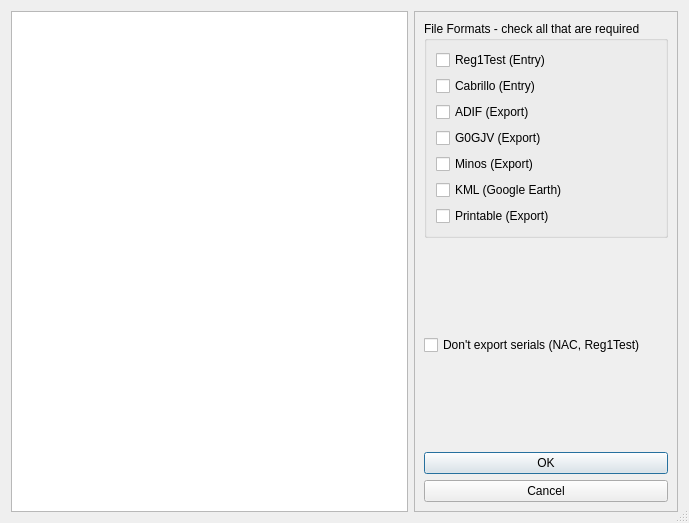
<?xml version="1.0" encoding="UTF-8"?>
<ui version="4.0">
 <class>TEntryOptionsForm</class>
 <widget class="QDialog" name="TEntryOptionsForm">
  <property name="geometry">
   <rect>
    <x>0</x>
    <y>0</y>
    <width>689</width>
    <height>523</height>
   </rect>
  </property>
  <property name="sizePolicy">
   <sizepolicy hsizetype="Preferred" vsizetype="Preferred">
    <horstretch>6</horstretch>
    <verstretch>0</verstretch>
   </sizepolicy>
  </property>
  <property name="windowTitle">
   <string>Entry/Export Options</string>
  </property>
  <property name="sizeGripEnabled">
   <bool>true</bool>
  </property>
  <layout class="QHBoxLayout" name="horizontalLayout">
   <item>
    <widget class="QTableWidget" name="OptionsScrollBox">
     <property name="horizontalScrollBarPolicy">
      <enum>Qt::ScrollBarAsNeeded</enum>
     </property>
     <property name="textElideMode">
      <enum>Qt::ElideNone</enum>
     </property>
     <property name="verticalScrollMode">
      <enum>QAbstractItemView::ScrollPerItem</enum>
     </property>
     <property name="horizontalScrollMode">
      <enum>QAbstractItemView::ScrollPerPixel</enum>
     </property>
     <property name="cornerButtonEnabled">
      <bool>false</bool>
     </property>
     <property name="columnCount">
      <number>1</number>
     </property>
     <attribute name="horizontalHeaderVisible">
      <bool>false</bool>
     </attribute>
     <attribute name="horizontalHeaderStretchLastSection">
      <bool>true</bool>
     </attribute>
     <column/>
    </widget>
   </item>
   <item>
    <widget class="QFrame" name="frame">
     <property name="frameShape">
      <enum>QFrame::StyledPanel</enum>
     </property>
     <property name="frameShadow">
      <enum>QFrame::Raised</enum>
     </property>
     <layout class="QVBoxLayout" name="verticalLayout_2">
      <item>
       <widget class="QGroupBox" name="EntryGroupBox">
        <property name="title">
         <string>File Formats - check all that are required</string>
        </property>
        <layout class="QVBoxLayout" name="verticalLayout">
         <item>
          <widget class="QCheckBox" name="enrb0">
           <property name="text">
            <string>Reg1Test (Entry)</string>
           </property>
          </widget>
         </item>
         <item>
          <widget class="QCheckBox" name="enrb6">
           <property name="text">
            <string>Cabrillo (Entry)</string>
           </property>
          </widget>
         </item>
         <item>
          <widget class="QCheckBox" name="enrb1">
           <property name="text">
            <string>ADIF (Export)</string>
           </property>
          </widget>
         </item>
         <item>
          <widget class="QCheckBox" name="enrb2">
           <property name="text">
            <string>G0GJV (Export)</string>
           </property>
          </widget>
         </item>
         <item>
          <widget class="QCheckBox" name="enrb3">
           <property name="text">
            <string>Minos (Export)</string>
           </property>
          </widget>
         </item>
         <item>
          <widget class="QCheckBox" name="enrb4">
           <property name="text">
            <string>KML (Google Earth)</string>
           </property>
          </widget>
         </item>
         <item>
          <widget class="QCheckBox" name="enrb5">
           <property name="text">
            <string>Printable (Export)</string>
           </property>
          </widget>
         </item>
        </layout>
       </widget>
      </item>
      <item>
       <spacer name="verticalSpacer_2">
        <property name="orientation">
         <enum>Qt::Vertical</enum>
        </property>
        <property name="sizeHint" stdset="0">
         <size>
          <width>20</width>
          <height>20</height>
         </size>
        </property>
       </spacer>
      </item>
      <item>
       <widget class="QCheckBox" name="NACSerials">
        <property name="text">
         <string>Don't export serials (NAC, Reg1Test)</string>
        </property>
       </widget>
      </item>
      <item>
       <spacer name="verticalSpacer">
        <property name="orientation">
         <enum>Qt::Vertical</enum>
        </property>
        <property name="sizeHint" stdset="0">
         <size>
          <width>20</width>
          <height>20</height>
         </size>
        </property>
       </spacer>
      </item>
      <item>
       <widget class="QPushButton" name="CloseButton">
        <property name="text">
         <string>OK</string>
        </property>
        <property name="default">
         <bool>true</bool>
        </property>
       </widget>
      </item>
      <item>
       <widget class="QPushButton" name="CancelButton">
        <property name="text">
         <string>Cancel</string>
        </property>
       </widget>
      </item>
     </layout>
    </widget>
   </item>
  </layout>
 </widget>
 <resources/>
 <connections/>
</ui>
